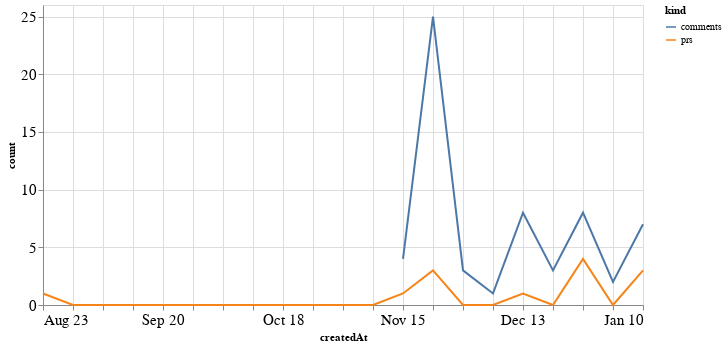

The notebook cell saved with this chart:
### Code cell
alt.Chart(total_time, width=600).mark_line().encode(
    x='createdAt',
    y='count',
    color='kind'
)

### Figure 1 — Vega-Lite specification as saved in the notebook (floating-point values rounded to 4 significant figures)
{"config": {"axisLeft": {"labelFontSize": 15}, "axisBottom": {"labelFontSize": 15}}, "data": {"name": "data-caeb2d7c9f0127354c10f9d8c1bed43b"}, "mark": "line", "encoding": {"color": {"type": "nominal", "field": "kind"}, "x": {"type": "temporal", "field": "createdAt"}, "y": {"type": "quantitative", "field": "count"}}, "width": 600, "$schema": "https://vega.github.io/schema/vega-lite/v4.8.1.json", "datasets": {"data-caeb2d7c9f0127354c10f9d8c1bed43b": [{"createdAt": "2020-08-23T00:00:00", "kind": "prs", "count": 1.0}, {"createdAt": "2020-08-30T00:00:00", "kind": "prs", "count": 0.0}, {"createdAt": "2020-09-06T00:00:00", "kind": "prs", "count": 0.0}, {"createdAt": "2020-09-13T00:00:00", "kind": "prs", "count": 0.0}, {"createdAt": "2020-09-20T00:00:00", "kind": "prs", "count": 0.0}, {"createdAt": "2020-09-27T00:00:00", "kind": "prs", "count": 0.0}, {"createdAt": "2020-10-04T00:00:00", "kind": "prs", "count": 0.0}, {"createdAt": "2020-10-11T00:00:00", "kind": "prs", "count": 0.0}, {"createdAt": "2020-10-18T00:00:00", "kind": "prs", "count": 0.0}, {"createdAt": "2020-10-25T00:00:00", "kind": "prs", "count": 0.0}, {"createdAt": "2020-11-01T00:00:00", "kind": "prs", "count": 0.0}, {"createdAt": "2020-11-08T00:00:00", "kind": "prs", "count": 0.0}, {"createdAt": "2020-11-15T00:00:00", "kind": "prs", "count": 1.0}, {"createdAt": "2020-11-22T00:00:00", "kind": "prs", "count": 3.0}, {"createdAt": "2020-11-29T00:00:00", "kind": "prs", "count": 0.0}, {"createdAt": "2020-12-06T00:00:00", "kind": "prs", "count": 0.0}, {"createdAt": "2020-12-13T00:00:00", "kind": "prs", "count": 1.0}, {"createdAt": "2020-12-20T00:00:00", "kind": "prs", "count": 0.0}, {"createdAt": "2020-12-27T00:00:00", "kind": "prs", "count": 4.0}, {"createdAt": "2021-01-03T00:00:00", "kind": "prs", "count": 0.0}, {"createdAt": "2021-01-10T00:00:00", "kind": "prs", "count": 3.0}, {"createdAt": "2020-08-23T00:00:00", "kind": "comments", "count": null}, {"createdAt": "2020-08-30T00:00:00", "kind": "comments", "count": null}, {"createdAt": "2020-09-06T00:00:00", "kind": "comments", "count": null}, {"createdAt": "2020-09-13T00:00:00", "kind": "comments", "count": null}, {"createdAt": "2020-09-20T00:00:00", "kind": "comments", "count": null}, {"createdAt": "2020-09-27T00:00:00", "kind": "comments", "count": null}, {"createdAt": "2020-10-04T00:00:00", "kind": "comments", "count": null}, {"createdAt": "2020-10-11T00:00:00", "kind": "comments", "count": null}, {"createdAt": "2020-10-18T00:00:00", "kind": "comments", "count": null}, {"createdAt": "2020-10-25T00:00:00", "kind": "comments", "count": null}, {"createdAt": "2020-11-01T00:00:00", "kind": "comments", "count": null}, {"createdAt": "2020-11-08T00:00:00", "kind": "comments", "count": null}, {"createdAt": "2020-11-15T00:00:00", "kind": "comments", "count": 4.0}, {"createdAt": "2020-11-22T00:00:00", "kind": "comments", "count": 25.0}, {"createdAt": "2020-11-29T00:00:00", "kind": "comments", "count": 3.0}, {"createdAt": "2020-12-06T00:00:00", "kind": "comments", "count": 1.0}, {"createdAt": "2020-12-13T00:00:00", "kind": "comments", "count": 8.0}, {"createdAt": "2020-12-20T00:00:00", "kind": "comments", "count": 3.0}, {"createdAt": "2020-12-27T00:00:00", "kind": "comments", "count": 8.0}, {"createdAt": "2021-01-03T00:00:00", "kind": "comments", "count": 2.0}, {"createdAt": "2021-01-10T00:00:00", "kind": "comments", "count": 7.0}]}}
